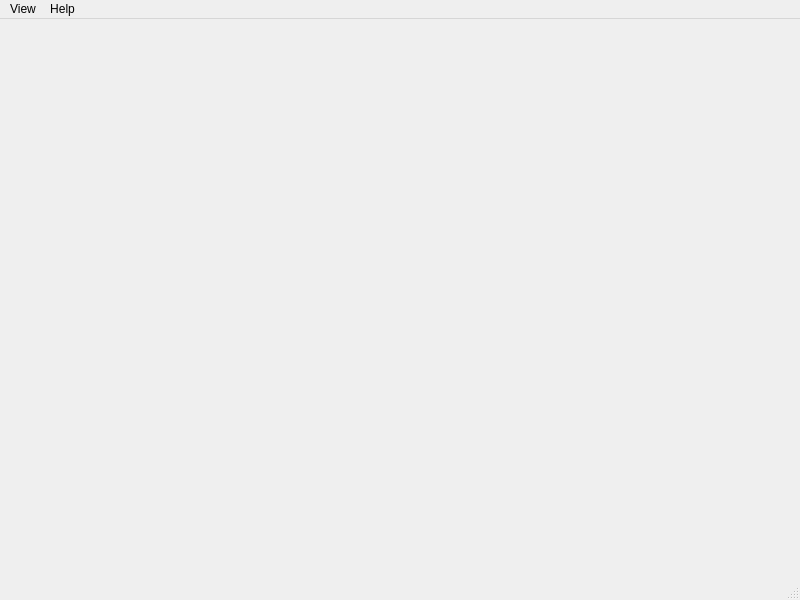
<?xml version="1.0" encoding="UTF-8"?>
<ui version="4.0">
 <class>Window</class>
 <widget class="QMainWindow" name="Window">
  <property name="geometry">
   <rect>
    <x>0</x>
    <y>0</y>
    <width>800</width>
    <height>600</height>
   </rect>
  </property>
  <property name="windowTitle">
   <string/>
  </property>
  <widget class="QSplitter" name="centralwidget"/>
  <widget class="QMenuBar" name="menubar">
   <property name="geometry">
    <rect>
     <x>0</x>
     <y>0</y>
     <width>800</width>
     <height>19</height>
    </rect>
   </property>
   <widget class="QMenu" name="menuHelp">
    <property name="title">
     <string>Help</string>
    </property>
    <addaction name="actionAbout"/>
   </widget>
   <widget class="QMenu" name="menuView">
    <property name="title">
     <string>View</string>
    </property>
    <widget class="QMenu" name="menuNewDockablePanel">
     <property name="title">
      <string>New Dockable Panel</string>
     </property>
    </widget>
    <widget class="QMenu" name="menuNewLeftPanel">
     <property name="title">
      <string>New Left Panel</string>
     </property>
    </widget>
    <widget class="QMenu" name="menuNewRightPanel">
     <property name="title">
      <string>New Right Panel</string>
     </property>
    </widget>
    <addaction name="menuNewDockablePanel"/>
    <addaction name="menuNewLeftPanel"/>
    <addaction name="menuNewRightPanel"/>
   </widget>
   <addaction name="menuView"/>
   <addaction name="menuHelp"/>
  </widget>
  <widget class="QStatusBar" name="statusbar"/>
  <action name="actionAbout">
   <property name="text">
    <string>About...</string>
   </property>
  </action>
 </widget>
 <resources/>
 <connections/>
</ui>
